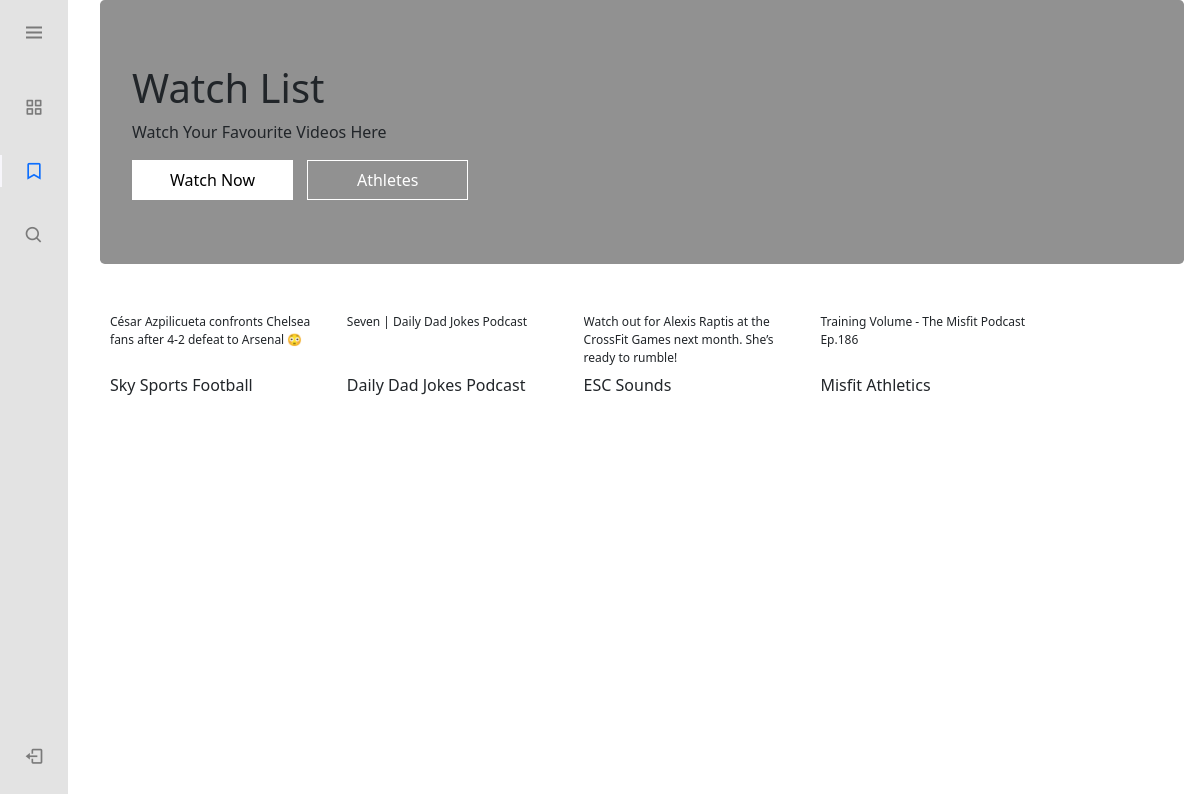
The app's page /watchlist/ (signed in), older data.
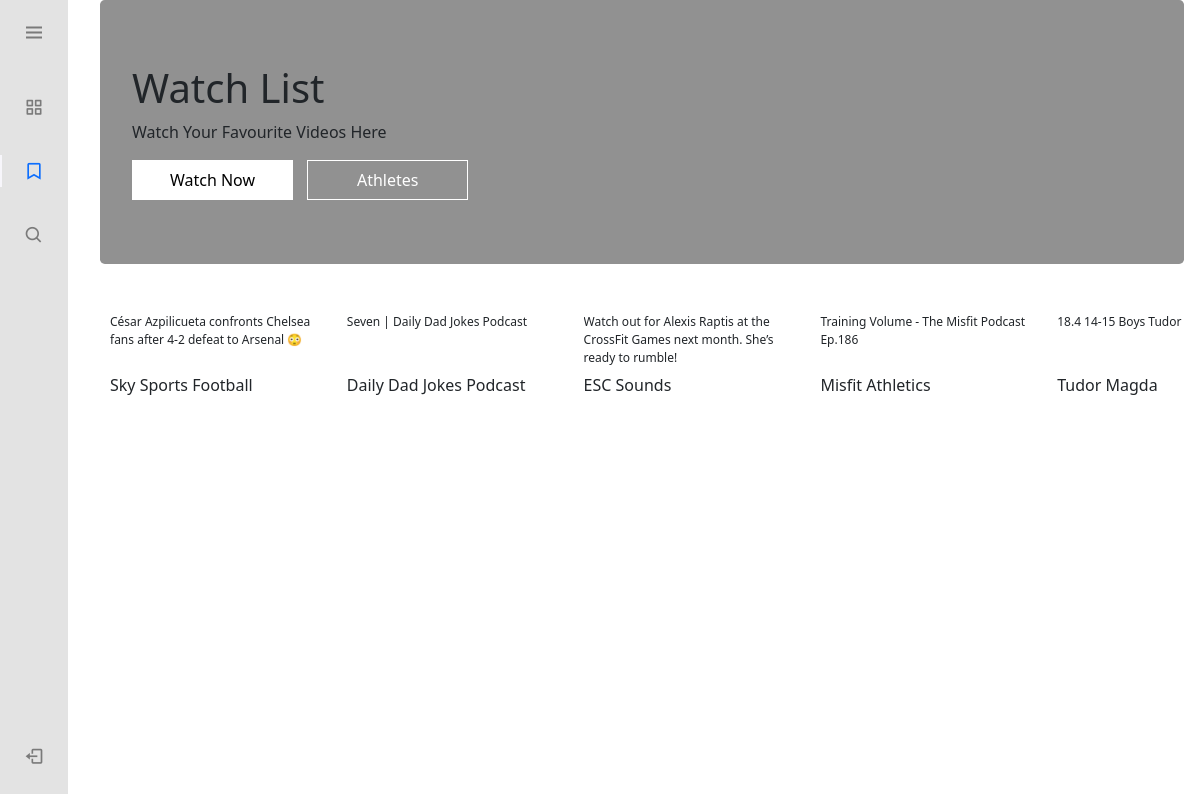
The same page, newer data.
### youtube_app/models.py (models this page shows)
class WatchList(models.Model):
    user= models.ForeignKey(User, on_delete=models.CASCADE)
    video_title= models.CharField(max_length=300)
    video_description= models.CharField(max_length= 600)
    video_id= models.CharField(max_length= 20)
    channel_title= models.CharField(max_length=100)
    upload_date=models.CharField(max_length=100)
    channel_profile_pic= models.CharField(max_length=100)
    video_thumbnail_pic= models.CharField(max_length=100)

### youtube_app/views.py (the view)
# urls.py: path('watchlist/', views.watch_list_view, name='watchlist'),
def watch_list_view(request):
    all_videos= WatchList.objects.filter(user=request.user)
    context= {'all_videos': all_videos}
    return render(request, 'youtube/watch_list.html', context)

### youtube_app/templates/youtube/watch_list.html (shortened to what this page needs)
{% extends 'youtube/base.html' %}
{% load static %}
{% block extrastylesheet %}
<link rel="stylesheet" href="{% static 'youtube/css/home.css' %}">
<link rel="stylesheet" href="https://cdn.jsdelivr.net/npm/boxicons@latest/css/boxicons.min.css">
{% endblock %}
{% block content %}
<div class="jumbotron text-left" style="margin-bottom:0">
    <h1>Watch List</h1>
    <p>Watch Your Favourite Videos Here</p>
    <div>
        <button class="upper_section_buttons upper_section_buttons_active">Watch Now</button>
        <Button class="upper_section_buttons">Athletes</Button>
    </div>
  </div>
<div class="videos_main_div" >
    {% for video in all_videos %}
    <div class="video_box">
        <div class="video_box_upper">
            <div style="margin-bottom: 5px;">
            </div>
            <div class="title_box">
                <p class="video_title">{{video.video_title|truncatewords:20}}</p>
            </div>
        </div>
        <div class="watch_list_block">
            <form action="{% url 'channelhome' %}" method="post">
                <p onclick="script: $(this).parent('form').submit()">{{video.channel_title}}</p>
            </form>
            <button type="button" class="unsave_button"><box-icon name='bookmark' type='solid' ></box-icon></button>
        </div>
    </div>
    {% endfor %}
</div>
{% endblock %}

Row changes from the older to the newer data that the page shows:
added WatchList: video_title "18.4 14-15 Boys Tudor…", channel_title "Tudor Magda"
